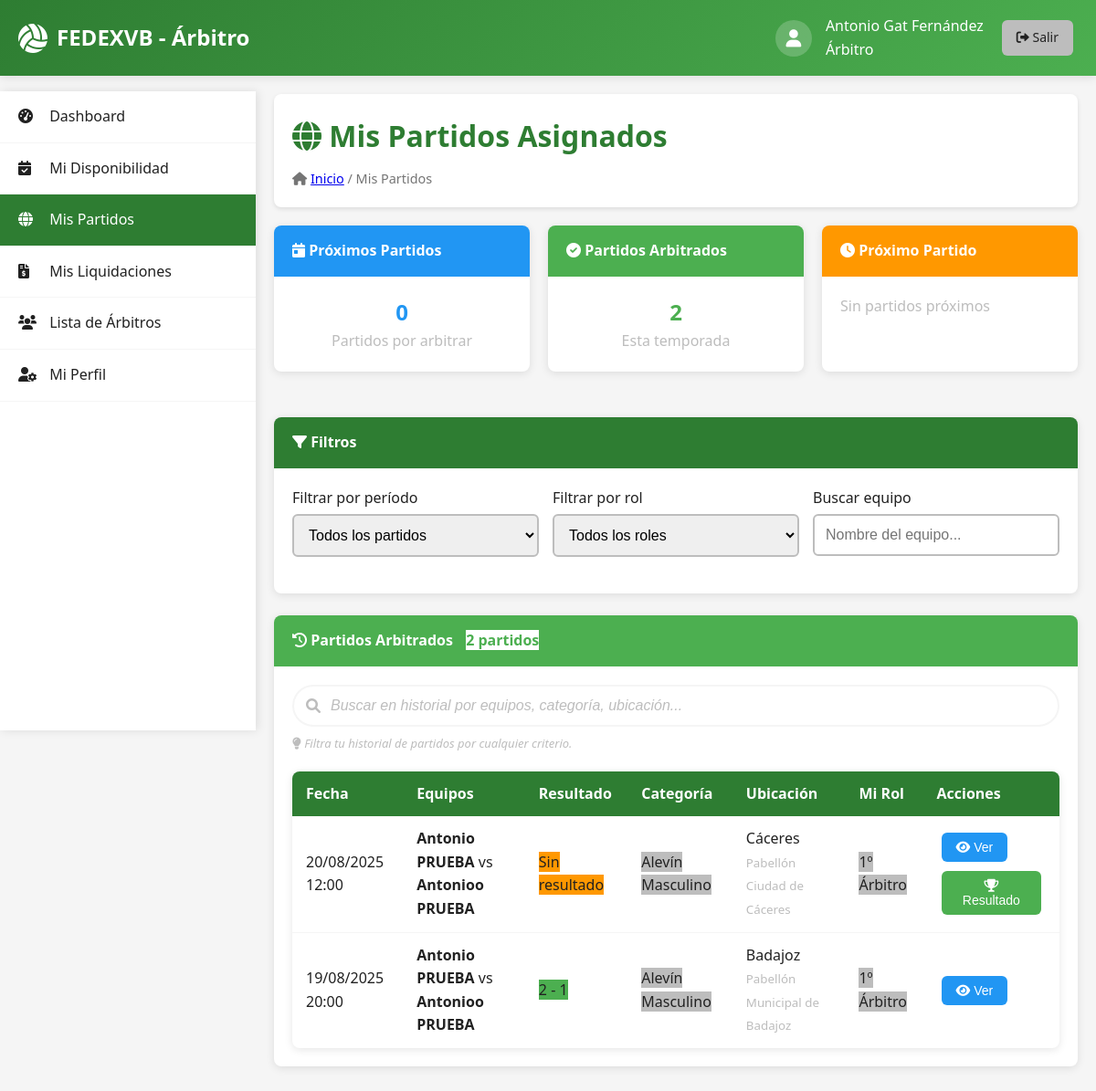
/arbitro/partidos.php (signed in), run on the app's committed database.
### tables this page shows
CREATE TABLE IF NOT EXISTS `partidos` (
  `id` int(11) NOT NULL AUTO_INCREMENT,
  `equipo_local_id` int(11) NOT NULL,
  `equipo_visitante_id` int(11) NOT NULL,
  `categoria_id` int(11) NOT NULL,
  `fecha` datetime NOT NULL,
  `pabellon_id` int(11) NOT NULL,
  `arbitro_principal_id` int(11) DEFAULT NULL,
  `arbitro_segundo_id` int(11) DEFAULT NULL,
  `anotador_id` int(11) DEFAULT NULL,
  `finalizado` tinyint(1) DEFAULT 0,
  `sets_local` int(11) DEFAULT NULL,
  `sets_visitante` int(11) DEFAULT NULL,
  `estado` enum('programado','finalizado','cancelado') DEFAULT 'programado',
  `fecha_actualizacion` timestamp NOT NULL DEFAULT current_timestamp() ON UPDATE current_timestamp(),
  PRIMARY KEY (`id`),
  KEY `equipo_local_id` (`equipo_local_id`),
  KEY `equipo_visitante_id` (`equipo_visitante_id`),
  KEY `categoria_id` (`categoria_id`),
  KEY `pabellon_id` (`pabellon_id`),
  KEY `arbitro_principal_id` (`arbitro_principal_id`),
  KEY `arbitro_segundo_id` (`arbitro_segundo_id`),
  KEY `anotador_id` (`anotador_id`),
  CONSTRAINT `partidos_ibfk_1` FOREIGN KEY (`equipo_local_id`) REFERENCES `equipos` (`id`),
  CONSTRAINT `partidos_ibfk_2` FOREIGN KEY (`equipo_visitante_id`) REFERENCES `equipos` (`id`),
  CONSTRAINT `partidos_ibfk_3` FOREIGN KEY (`categoria_id`) REFERENCES `categorias` (`id`),
  CONSTRAINT `partidos_ibfk_4` FOREIGN KEY (`pabellon_id`) REFERENCES `pabellones` (`id`),
  CONSTRAINT `partidos_ibfk_5` FOREIGN KEY (`arbitro_principal_id`) REFERENCES `arbitros` (`id`),
  CONSTRAINT `partidos_ibfk_6` FOREIGN KEY (`arbitro_segundo_id`) REFERENCES `arbitros` (`id`),
  CONSTRAINT `partidos_ibfk_7` FOREIGN KEY (`anotador_id`) REFERENCES `arbitros` (`id`)
);

CREATE TABLE IF NOT EXISTS `equipos` (
  `id` int(11) NOT NULL AUTO_INCREMENT,
  `club_id` int(11) NOT NULL,
  `nombre` varchar(200) NOT NULL,
  `categoria_id` int(11) NOT NULL,
  PRIMARY KEY (`id`),
  KEY `club_id` (`club_id`),
  KEY `categoria_id` (`categoria_id`),
  CONSTRAINT `equipos_ibfk_1` FOREIGN KEY (`club_id`) REFERENCES `clubes` (`id`) ON DELETE CASCADE,
  CONSTRAINT `equipos_ibfk_2` FOREIGN KEY (`categoria_id`) REFERENCES `categorias` (`id`)
);

CREATE TABLE IF NOT EXISTS `categorias` (
  `id` int(11) NOT NULL AUTO_INCREMENT,
  `nombre` varchar(100) NOT NULL,
  `descripcion` text DEFAULT NULL,
  PRIMARY KEY (`id`),
  UNIQUE KEY `nombre` (`nombre`)
);

CREATE TABLE IF NOT EXISTS `pabellones` (
  `id` int(11) NOT NULL AUTO_INCREMENT,
  `nombre` varchar(200) NOT NULL,
  `ciudad` varchar(100) NOT NULL,
  `direccion` text DEFAULT NULL,
  PRIMARY KEY (`id`)
);

### includes/functions.php (called while the page is built, shortened)
<?php
function format_datetime($datetime, $format = 'd/m/Y H:i') {
    return date($format, strtotime($datetime));
}
?>

### arbitro/partidos.php (the view, shortened to what this page needs)
<?php
require_once __DIR__ . '/../includes/functions.php';
$database = new Database();
$conn = $database->getConnection();
$query = "SELECT id FROM arbitros WHERE usuario_id = ?";
$stmt = $conn->prepare($query);
$stmt->execute([$_SESSION['user_id']]);
$arbitro_id = $stmt->fetchColumn();
$query = "SELECT p.*,
                 el.nombre as equipo_local,
                 ev.nombre as equipo_visitante,
                 pab.nombre as pabellon,
                 pab.ciudad,
                 c.nombre as categoria,
                 CASE
                     WHEN p.arbitro_principal_id = ? THEN '1º Árbitro'
                     WHEN p.arbitro_segundo_id = ? THEN '2º Árbitro'
                     WHEN p.anotador_id = ? THEN 'Anotador'
                 END as mi_rol,
                 CONCAT(a1.nombre, ' ', a1.apellidos) as arbitro1_nombre,
                 CONCAT(a2.nombre, ' ', a2.apellidos) as arbitro2_nombre,
                 CONCAT(an.nombre, ' ', an.apellidos) as anotador_nombre
          FROM partidos p
          LEFT JOIN equipos el ON p.equipo_local_id = el.id
          LEFT JOIN equipos ev ON p.equipo_visitante_id = ev.id
          LEFT JOIN pabellones pab ON p.pabellon_id = pab.id
          LEFT JOIN categorias c ON p.categoria_id = c.id
          LEFT JOIN arbitros a1 ON p.arbitro_principal_id = a1.id
          LEFT JOIN arbitros a2 ON p.arbitro_segundo_id = a2.id
          LEFT JOIN arbitros an ON p.anotador_id = an.id
          WHERE p.arbitro_principal_id = ? OR p.arbitro_segundo_id = ? OR p.anotador_id = ?
          ORDER BY p.fecha DESC";
$stmt = $conn->prepare($query);
$stmt->execute([$arbitro_id, $arbitro_id, $arbitro_id, $arbitro_id, $arbitro_id, $arbitro_id]);
$partidos = $stmt->fetchAll(PDO::FETCH_ASSOC);
$partidos_futuros = [];
$partidos_pasados = [];
$hoy = date('Y-m-d');
foreach ($partidos as $partido) {
    if ($partido['fecha'] >= $hoy) {
        $partidos_futuros[] = $partido;
    } else {
        $partidos_pasados[] = $partido;
    }
}
?>
<!DOCTYPE html>
<html lang="es">
<head>
    <link rel="stylesheet" href="../assets/css/style.css">
    <link rel="stylesheet" href="../assets/css/search-bar.css">
    <link rel="stylesheet" href="https://cdnjs.cloudflare.com/ajax/libs/font-awesome/6.0.0/css/all.min.css">
</head>
<body>
    <header class="header">
        <div class="container">
            <div class="header-content">
                <div class="logo">
                    <i class="fas fa-volleyball-ball"></i>
                    <span>FEDEXVB - Árbitro</span>
                </div>
                <div class="user-info">
                    <div class="user-avatar">
                        <i class="fa-solid fa-user"></i>
                    </div>
                    <div>
                        <div class="user-name"><?php echo $_SESSION['user_name'] . ' ' . $_SESSION['user_lastname']; ?></div>
                        <div class="user-role">Árbitro</div>
                    </div>
                    <a href="../includes/logout.php" class="btn btn-secondary btn-sm">
                        <i class="fas fa-sign-out-alt"></i> Salir
                    </a>
                </div>
            </div>
        </div>
    </header>
    <nav class="sidebar">
        <ul class="sidebar-menu">
            <li><a href="dashboard.php"><i class="fas fa-tachometer-alt"></i> Dashboard</a></li>
            <li><a href="disponibilidad.php"><i class="fas fa-calendar-check"></i> Mi Disponibilidad</a></li>
            <li><a href="partidos.php" class="active"><i class="fa-solid fa-globe"></i> Mis Partidos</a></li>
            <li><a href="liquidaciones.php"><i class="fas fa-file-invoice-dollar"></i> Mis Liquidaciones</a></li>
            <li><a href="arbitros.php"><i class="fas fa-users"></i> Lista de Árbitros</a></li>
            <li><a href="perfil.php"><i class="fas fa-user-cog"></i> Mi Perfil</a></li>
        </ul>
    </nav>
    <main class="main-content">
        <div class="content-header">
            <h1><i class="fa-solid fa-globe"></i> Mis Partidos Asignados</h1>
            <div class="breadcrumb">
                <i class="fas fa-home"></i> <a href="dashboard.php">Inicio</a> / Mis Partidos
            </div>
        </div>
        <div style="display: grid; grid-template-columns: repeat(auto-fit, minmax(250px, 1fr)); gap: 20px; margin-bottom: 30px;">
            <div class="card">
                <div class="card-header" style="background: var(--info);">
                    <i class="fas fa-calendar-day"></i> Próximos Partidos
                </div>
                <div class="card-body text-center">
                    <h2 style="margin: 0; color: var(--info);"><?php echo count($partidos_futuros); ?></h2>
                    <p style="margin: 0; color: var(--medium-gray);">Partidos por arbitrar</p>
                </div>
            </div>
            <div class="card">
                <div class="card-header" style="background: var(--success);">
                    <i class="fas fa-check-circle"></i> Partidos Arbitrados
                </div>
                <div class="card-body text-center">
                    <h2 style="margin: 0; color: var(--success);"><?php echo count($partidos_pasados); ?></h2>
                    <p style="margin: 0; color: var(--medium-gray);">Esta temporada</p>
                </div>
            </div>
            <div class="card">
                <div class="card-header" style="background: var(--warning);">
                    <i class="fas fa-clock"></i> Próximo Partido
                </div>
                <div class="card-body">
                    <?php if (!empty($partidos_futuros)): ?>
                        <?php $proximo = $partidos_futuros[0]; ?>
                        <p style="margin: 0; font-weight: bold;"><?php echo format_date($proximo['fecha']); ?></p>
                        <p style="margin: 0; color: var(--medium-gray); font-size: 0.9rem;">
                            <?php echo format_datetime($proximo['fecha'], 'H:i'); ?> - <?php echo $proximo['ciudad']; ?>
                        </p>
                    <?php else: ?>
                        <p style="margin: 0; color: var(--medium-gray);">Sin partidos próximos</p>
                    <?php endif; ?>
                </div>
            </div>
        </div>
        <div class="card mb-4">
            <div class="card-header">
                <i class="fas fa-filter"></i> Filtros
            </div>
            <div class="card-body">
                <div style="display: grid; grid-template-columns: repeat(auto-fit, minmax(200px, 1fr)); gap: 15px;">
                    <div class="form-group">
                        <label class="form-label">Filtrar por período</label>
                        <select id="filtroPeriodo" class="form-control" onchange="filtrarPartidos()">
                            <option value="todos">Todos los partidos</option>
                        </select>
                    </div>
                    <div class="form-group">
                        <label class="form-label">Filtrar por rol</label>
                        <select id="filtroRol" class="form-control" onchange="filtrarPartidos()">
                            <option value="">Todos los roles</option>
                        </select>
                    </div>
                    <div class="form-group">
                        <label class="form-label">Buscar equipo</label>
                        <input type="text" id="buscarEquipo" class="form-control" placeholder="Nombre del equipo..." onkeyup="filtrarPartidos()">
                    </div>
                </div>
            </div>
        </div>
        <?php if (!empty($partidos_pasados)): ?>
        <div class="card" id="seccion-pasados">
            <div class="card-header" style="background: var(--success);">
                <i class="fas fa-history"></i> Partidos Arbitrados
                <span class="badge" style="background: white; color: var(--success); margin-left: 10px;">
                    <span id="pasados-count"><?php echo count($partidos_pasados); ?></span> partidos
                </span>
            </div>
            <div class="card-body">
                <div class="search-container">
                    <div class="search-input-group">
                        <div class="search-input-icon">
                            <i class="fas fa-search"></i>
                            <input type="text"
                                   id="searchPasadosInput"
                                   placeholder="Buscar en historial por equipos, categoría, ubicación..."
                                   class="search-input-field">
                        </div>
                    </div>
                    <div class="search-help">
                        <i class="fas fa-lightbulb"></i>
                        <em>Filtra tu historial de partidos por cualquier criterio.</em>
                    </div>
                </div>
                <div class="table-responsive">
                    <table class="table searchable-table" id="tabla-pasados">
                        <thead>
                            <tr>
                                <th>Fecha</th>
                                <th>Equipos</th>
                                <th>Resultado</th>
                                <th>Categoría</th>
                                <th>Ubicación</th>
                                <th>Mi Rol</th>
                                <th>Acciones</th>
                            </tr>
                        </thead>
                        <tbody>
                            <?php foreach ($partidos_pasados as $partido): ?>
                            <tr data-periodo="pasado" data-rol="<?php echo $partido['mi_rol']; ?>" data-equipos="<?php echo strtolower($partido['equipo_local'] . ' ' . $partido['equipo_visitante']); ?>">
                                <td><?php echo format_datetime($partido['fecha'], 'd/m/Y H:i'); ?></td>
                                <td>
                                    <strong><?php echo $partido['equipo_local']; ?></strong> vs
                                    <strong><?php echo $partido['equipo_visitante']; ?></strong>
                                </td>
                                <td>
                                    <?php if ($partido['sets_local'] !== null && $partido['sets_visitante'] !== null): ?>
                                        <span class="badge" style="background: var(--success);">
                                            <?php echo $partido['sets_local']; ?> - <?php echo $partido['sets_visitante']; ?>
                                        </span>
                                    <?php else: ?>
                                        <span class="badge" style="background: var(--warning);">
                                            Sin resultado
                                        </span>
                                    <?php endif; ?>
                                </td>
                                <td>
                                    <span class="badge" style="background: var(--medium-gray);">
                                        <?php echo $partido['categoria']; ?>
                                    </span>
                                </td>
                                <td>
                                    <?php echo $partido['ciudad']; ?><br>
                                    <small style="color: var(--medium-gray);"><?php echo $partido['pabellon']; ?></small>
                                </td>
                                <td>
                                    <span class="badge" style="background: var(--medium-gray);">
                                        <?php echo $partido['mi_rol']; ?>
                                    </span>
                                </td>
                                <td>
                                    <button onclick="verDetalles(<?php echo $partido['id']; ?>)" class="btn btn-info btn-sm">
                                        <i class="fas fa-eye"></i> Ver
                                    </button>
                                    <?php if ($partido['sets_local'] === null): ?>
                                        <button onclick="abrirResultados(<?php echo $partido['id']; ?>)" class="btn btn-success btn-sm">
                                            <i class="fas fa-trophy"></i> Resultado
                                        </button>
                                    <?php endif; ?>
                                </td>
                            </tr>
                            <?php endforeach; ?>
                        </tbody>
                    </table>
                </div>
            </div>
        </div>
        <?php endif; ?>
    </main>
</body>
</html>

### data on the page
partidos: fecha "20/08/2025 12:00", equipo_local.nombre "Antonio PRUEBA", equipo_visitante.nombre "Antonioo PRUEBA", shows "Sin resultado", categoria.nombre "Alevín Masculino", pabellon.ciudad "Cáceres", pabellon.nombre "Pabellón Ciudad de Cáceres", mi_rol "1º Árbitro"
partidos: fecha "19/08/2025 20:00", equipo_local.nombre "Antonio PRUEBA", equipo_visitante.nombre "Antonioo PRUEBA", sets_local "2", sets_visitante "1", categoria.nombre "Alevín Masculino", pabellon.ciudad "Badajoz", pabellon.nombre "Pabellón Municipal de Badajoz", mi_rol "1º Árbitro"

### other printed values
$_SESSION['user_name'] "Antonio"
$_SESSION['user_lastname'] "Gat Fernández"
count($partidos_futuros) "0"
count($partidos_pasados) "2"
